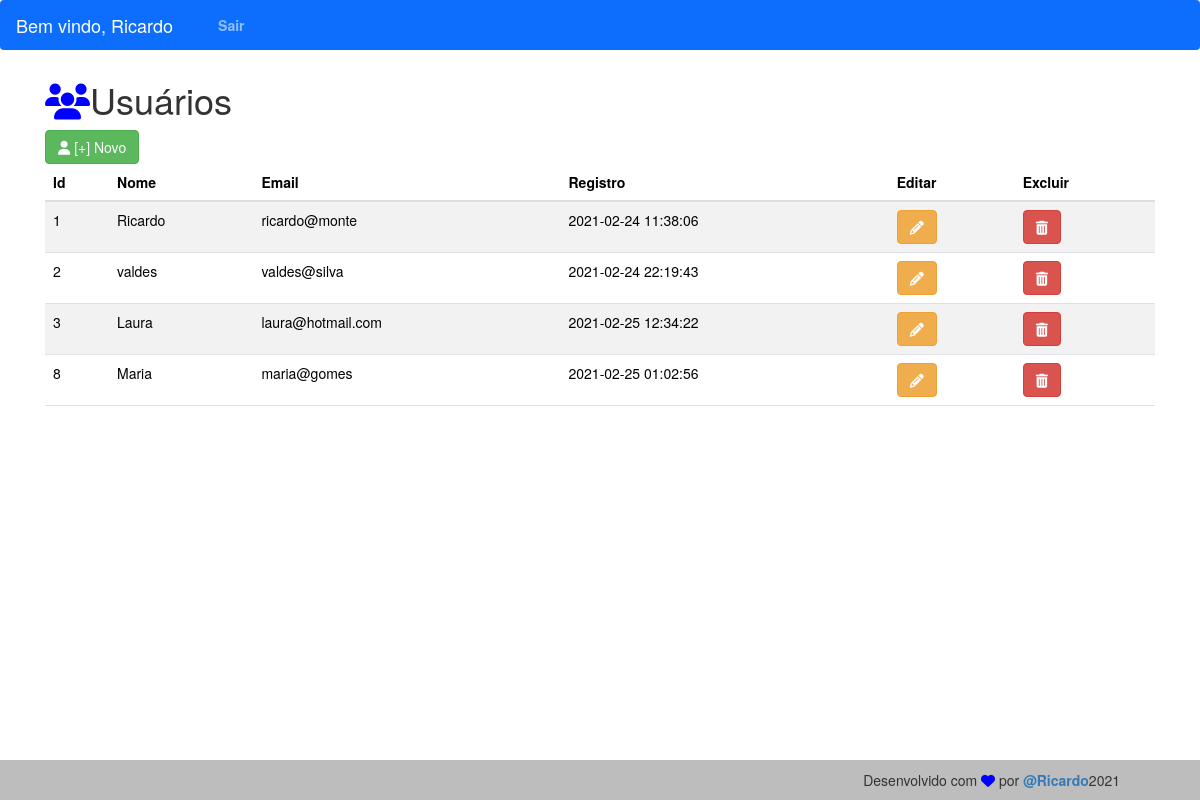
Page /site.php (signed in) on the committed database.
### tables this page shows
CREATE TABLE `usuario` (
  `id` int(11) NOT NULL,
  `nome` varchar(60) NOT NULL,
  `email` varchar(60) NOT NULL,
  `senha` varchar(60) NOT NULL,
  `registro` datetime DEFAULT NULL
);

### model/user.php (called while the page is built, shortened)
<?php
class Usuario{
    public function listar(){
        $conexao = new mysqli("localhost","root","","teste2");
        $sql = "select * from usuario";
        $dados = $conexao->query($sql);
        $result = array();
        while($linha = $dados->fetch_array()){
            $result[] = $linha;
        }
        return $result;
    }
}
?>

### site.php (the view, shortened to what this page needs)
<?php
$logado = $_SESSION['nome'];
?>
<!DOCTYPE html>
<html lang="en">
<head>
    <link type="text/css" rel="stylesheet" href="./node_modules/bootstrap/dist/css/bootstrap.min.css">
    <link rel="stylesheet" href="https://maxcdn.bootstrapcdn.com/bootstrap/3.4.1/css/bootstrap.min.css">
    <link type="text/css" rel="stylesheet" href="./node_modules/font-awesome/css/font-awesome.min.css">
    <link type="text/css" rel="stylesheet" href="./css/styles.css">
</head>
<body>
<div id="site">
   <nav class="navbar navbar-expand-lg navbar navbar-dark bg-primary">
  <div class="container-fluid">
    <a class="navbar-brand" href="#">Bem vindo, <?php echo $logado;?></a>
    <div class="collapse navbar-collapse" id="navbarScroll">
      <ul class="navbar-nav me-auto my-2 my-lg-0 navbar-nav-scroll" style="--bs-scroll-height: 100px;">
        <li class="nav-item active">
        <a class="nav-link" href="./sair.php"><strong>Sair</strong></a>
        </li>
       </ul>
    </div>
  </div>
</nav>
<div class="container content">
    <h1><i class="fa fa-users blue"></i>Usuários</h1><button type="button" class="btn btn-success"  data-toggle="modal" data-target="#myModal"><i class="fa fa-user"></i> [+] Novo</button>
<table class="table table-striped table-hover">
  <thead>
      <th>Id</th>
      <th>Nome</th>
      <th>Email</th>
      <th>Registro</th>
      <th>Editar</th>
      <th>Excluir</th>
  </thead>
  <tbody>
      <?php
      include './model/user.php';
      $user = new Usuario();
      $result = $user->listar();
      foreach($result as $key => $value){
      ?>
      <tr>
          <td><?php echo $value['id']?></td>
          <td><?php echo $value['nome']?></td>
          <td><?php echo $value['email']?></td>
          <td><?php echo $value['registro']?></td>
          <td><button onclick="injectValue(<?php echo $value['id'];?>,'<?php echo $value['nome'];?>','<?php echo $value['email'];?>','<?php echo $value['senha'];?>')" type="button"  class="btn btn-warning" data-toggle="modal" data-target="#myModal2" ><i class="fa fa-pencil"></i></button></td>
          <td><button type="button" class="btn btn-danger" onclick="exclusao(<?php echo $value['id']?>,<?php  echo $value['id'];?>)"><i class="fa fa-trash"></i></button></td>
      </tr>
      <?php
      }
      ?>
  </tbody>
</table>
</div>
<footer class="footer">
<span>Desenvolvido com <i class="fa fa-heart blue"></i> por <strong><a href="https://www.facebook.com/ricardo.monte.10">@Ricardo</a></strong>2021</span>
</footer>
</div>
    </body>
</html>

### css/styles.css (style rules this page uses)
body, html { margin: 0; padding: 0; height: 100%; }
.footer { display: flex; grid-area: footer; background-color: rgb(189, 189, 189); justify-content: flex-end; padding-right: 80px; align-items: center; }
#site { height: 100vh; display: grid; grid-template-rows: 60px 1fr 40px; grid-template-columns: 1fr; grid-template-areas: "navbar" "content" "footer" ; }
.blue { color: blue; }

### rows in the picture
usuario: id "1", nome "Ricardo", email "ricardo@monte", registro "2021-02-24 11:38:06"
usuario: id "2", nome "valdes", email "valdes@silva", registro "2021-02-24 22:19:43"
usuario: id "3", nome "Laura", email "laura@hotmail.com", registro "2021-02-25 12:34:22"
usuario: id "8", nome "Maria", email "maria@gomes", registro "2021-02-25 01:02:56"

### other values in the picture
$logado "Ricardo"
